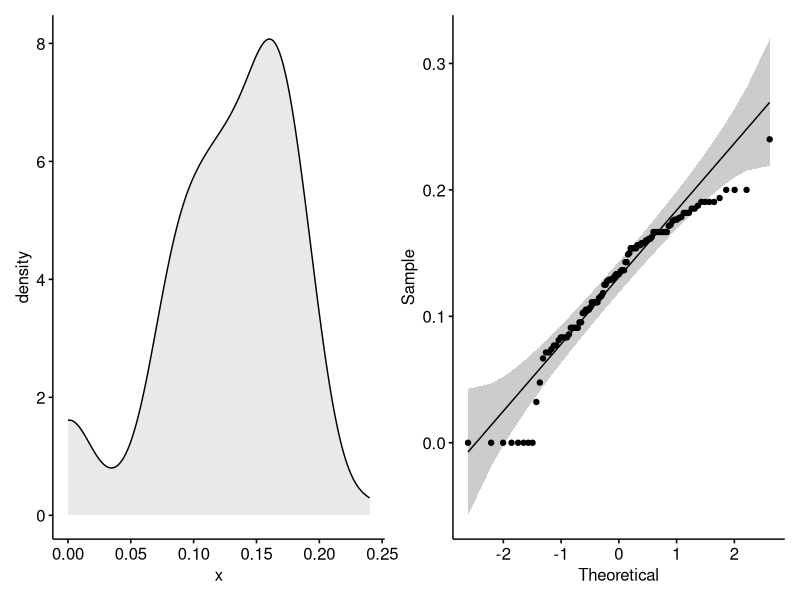

Recreate this plot in R. (Note: this script raises an error after producing the figure.)
## ---- chunk 1
library(tidyverse)
library(cowplot)
library(patchwork)
library(rstatix)
library(ggpubr)
library(vcd)

theme_set(
  theme_minimal_hgrid(10)
)

palette <- c("#cb001c", "#ffc107", "#0071b3", "#2f9171")
## ---- chunk 2
df <- read_csv("../../data_collection/data/labelled/masters_data_programs_india_usa.csv")
df <- df %>%
  rename(
    D1 = `Data Gathering, Preparation and Exploration`,
    D2 = `Data Representation and Transformation`,
    D3 = `Computing with Data`,
    D4 = `Data Modeling`,
    D5 = `Data Visualization and Presentation`,
    D6 = `Science about Data Science`,
    D7 = `Not determinable`
  ) %>%
  select(
    id,
    type,
    subject,
    dept_cat,
    country,
    national_rank_qs,
    D1, D2, D3, D4, D5, D6,
    gds_score,
    band
  )
attach(df)

head(df)
## ---- chunk 3
# testing for normality

p1 <- ggdensity(D1, fill = "lightgray")
p2 <- ggqqplot(D1)
p1 + p2

df %>%
  shapiro_test(D1, D2, D3, D4, D5, D6, gds_score)

## ---- chunk 4

test_means <- df %>% 
  wilcox_test(D1 ~ country) %>%
  add_significance() %>% 
  add_xy_position(x = "country")

eff_size <- df %>%
  wilcox_effsize(D1 ~ country)

p1 <- ggviolin(df, x = "country", y = "D1",
                fill = "country", palette=palette,
                add = "boxplot", add.params = list(fill = "white")) +
  stat_pvalue_manual(test_means, tip.length=0.01) + 
  labs(title = "A. Data Gathering, Preparation and Exploration",
       subtitle = paste(get_test_label(test_means,  detailed = FALSE, type="text"),
                        ", Effect size =", eff_size$magnitude),
       x = "",
       y = "Proportion") +
  theme(
    legend.position = "none",
    axis.title = element_text(size = 10),
    text = element_text(size = 8)
  )

test_means <- df %>% 
  wilcox_test(D2 ~ country) %>%
  add_significance() %>% 
  add_xy_position(x = "country")

eff_size <- df %>%
  wilcox_effsize(D2 ~ country)

p2 <- ggviolin(df, x = "country", y = "D2",
                fill = "country", palette=palette,
                add = "boxplot", add.params = list(fill = "white")) +
  stat_pvalue_manual(test_means, tip.length=0.01) + 
  labs(title = "B. Data Representation and Transformation",
       subtitle = paste(get_test_label(test_means,  detailed = FALSE, type="text"),
                        ", Effect size =", eff_size$magnitude),
       x = "",
       y = "Proportion") +
  theme(
    legend.position = "none",
    axis.title = element_text(size = 10),
    text = element_text(size = 8)
  )

test_means <- df %>% 
  wilcox_test(D3 ~ country) %>%
  add_significance() %>% 
  add_xy_position(x = "country")

eff_size <- df %>%
  wilcox_effsize(D3 ~ country)

p3 <- ggviolin(df, x = "country", y = "D3",
                fill = "country", palette=palette,
                add = "boxplot", add.params = list(fill = "white")) +
  stat_pvalue_manual(test_means, tip.length=0.01) + 
  labs(title = "C. Computing with Data",
       subtitle = paste(get_test_label(test_means,  detailed = FALSE, type="text"),
                        ", Effect size =", eff_size$magnitude),
       x = "",
       y = "Proportion") +
  theme(
    legend.position = "none",
    axis.title = element_text(size = 10),
    text = element_text(size = 8)
  )

test_means <- df %>% 
  wilcox_test(D4 ~ country) %>%
  add_significance() %>% 
  add_xy_position(x = "country")

eff_size <- df %>%
  wilcox_effsize(D4 ~ country)

p4 <- ggviolin(df, x = "country", y = "D4",
                fill = "country", palette=palette,
                add = "boxplot", add.params = list(fill = "white")) +
  stat_pvalue_manual(test_means, tip.length=0.01) + 
  labs(title = "D. Data Modeling",
       subtitle = paste(get_test_label(test_means,  detailed = FALSE, type="text"),
                        ", Effect size =", eff_size$magnitude),
       x = "",
       y = "Proportion") +
  theme(
    legend.position = "none",
    axis.title = element_text(size = 10),
    text = element_text(size = 8)
  )

test_means <- df %>% 
  wilcox_test(D5 ~ country) %>%
  add_significance() %>% 
  add_xy_position(x = "country")

eff_size <- df %>%
  wilcox_effsize(D5 ~ country)

p5 <- ggviolin(df, x = "country", y = "D5",
                fill = "country", palette=palette,
                add = "boxplot", add.params = list(fill = "white")) +
  stat_pvalue_manual(test_means, tip.length=0.01) + 
  labs(title = "E. Data Visualization and Presentation",
       subtitle = paste(get_test_label(test_means,  detailed = FALSE, type="text"),
                        ", Effect size =", eff_size$magnitude),
       x = "",
       y = "Proportion") +
  theme(
    legend.position = "none",
    axis.title = element_text(size = 10),
    text = element_text(size = 8)
  )

test_means <- df %>% 
  wilcox_test(D6 ~ country) %>%
  add_significance() %>% 
  add_xy_position(x = "country")

eff_size <- df %>%
  wilcox_effsize(D6 ~ country)

p6 <- ggviolin(df, x = "country", y = "D6",
                fill = "country", palette=palette,
                add = "boxplot", add.params = list(fill = "white")) +
  stat_pvalue_manual(test_means, tip.length=0.01) + 
  labs(title = "F. Science about Data Science",
       subtitle = paste(get_test_label(test_means,  detailed = FALSE, type="text"),
                        ", Effect size =", eff_size$magnitude),
       x = "",
       y = "Proportion") +
  theme(
    legend.position = "none",
    axis.title = element_text(size = 10),
    text = element_text(size = 8)
  )

test_means <- df %>% 
  wilcox_test(gds_score ~ country) %>%
  add_significance() %>% 
  add_xy_position(x = "country")

eff_size <- df %>%
  wilcox_effsize(gds_score ~ country)

p7 <- ggviolin(df, x = "country", y = "gds_score",
                fill = "country", palette=palette,
                add = "boxplot", add.params = list(fill = "white")) +
  stat_pvalue_manual(test_means, tip.length=0.01, hide.ns=TRUE) + 
  labs(title = "G. Aggregated GDS Score",
       subtitle = paste(get_test_label(test_means,  detailed = FALSE, type="text"),
                        ", Effect size =", eff_size$magnitude),
       x = "",
       y = "Standard deviation of GDS scores for programs") +
  theme(
    legend.position = "none",
    axis.title = element_text(size = 10),
    text = element_text(size = 8)
  )

(p1 | p2 | p3) / (p4 | p5 | p6) / (p7)

## ---- chunk 5

temp <- df %>%
  filter(country == "India")

df_dept <- temp %>%
  filter(dept_cat %in% c("Engineering-related", "Management-related", "Data-related")) %>%
  arrange(dept_cat) %>%
  mutate(dept_cat = replace(dept_cat, dept_cat == "Data-related", "Data-related (7%)")) %>%
  mutate(dept_cat = replace(dept_cat, dept_cat == "Management-related", "Management-related (20%)")) %>%
  mutate(dept_cat = replace(dept_cat, dept_cat == "Engineering-related", "Engineering-related (53%)"))

test_means_k <- df_dept %>% 
  kruskal_test(gds_score ~ dept_cat)
test_means_k

eff_size <- df_dept %>%
  kruskal_effsize(gds_score ~ dept_cat)

test_means <- df_dept %>%
  dunn_test(gds_score ~ dept_cat,
                        p.adjust.method = "bonferroni") %>%
  add_xy_position(x = "dept_cat")

test_means
eff_size

p1 <- ggviolin(df_dept, x = "dept_cat", y = "gds_score",
                fill = "dept_cat", palette=palette,
                add = "boxplot", add.params = list(fill = "white")) +
  stat_pvalue_manual(test_means, tip.length=0.01, hide.ns = TRUE) + 
  labs(title = "A. Programs in India",
       subtitle = paste(get_test_label(test_means_k,  detailed = TRUE, type="text"),
                        ", Effect size =", eff_size$magnitude),
       x = "",
       y = "GDS Score") +
  theme(
    legend.position = "none",
    axis.title = element_text(size = 10),
    text = element_text(size = 8)
  )


temp <- df %>%
  filter(country == "USA")

df_dept <- temp %>%
  filter(dept_cat %in% c("Engineering-related", "Management-related", "Data-related")) %>%
  arrange(dept_cat) %>%
  mutate(dept_cat = replace(dept_cat, dept_cat == "Data-related", "Data-related (14%)")) %>%
  mutate(dept_cat = replace(dept_cat, dept_cat == "Management-related", "Management-related (25%)")) %>%
  mutate(dept_cat = replace(dept_cat, dept_cat == "Engineering-related", "Engineering-related (26%)"))

test_means_k <- df_dept %>% 
  kruskal_test(gds_score ~ dept_cat)
test_means_k

eff_size <- df_dept %>%
  kruskal_effsize(gds_score ~ dept_cat)

test_means <- df_dept %>%
  dunn_test(gds_score ~ dept_cat,
                        p.adjust.method = "bonferroni") %>%
  add_xy_position(x = "dept_cat")

test_means
eff_size

p2 <- ggviolin(df_dept, x = "dept_cat", y = "gds_score",
                fill = "dept_cat", palette=palette,
                add = "boxplot", add.params = list(fill = "white")) +
  stat_pvalue_manual(test_means, tip.length=0.01, hide.ns = TRUE) + 
  labs(title = "B. Programs in USA",
       subtitle = paste(get_test_label(test_means_k,  detailed = TRUE, type="text"),
                        ", Effect size =", eff_size$magnitude),
       x = "",
       y = "GDS Score") +
  theme(
    legend.position = "none",
    axis.title = element_text(size = 10),
    text = element_text(size = 8)
  )

p1 / p2

## ---- chunk 6

count(temp, dept_cat)


## ---- chunk 7

temp <- df %>%
  filter(country == "India")

df_sub <- temp %>%
  filter(subject %in% c("Data Science", "Business Analytics", "Analytics", "Artificial Intelligence")) %>%
  arrange(subject) %>%
  mutate(subject = replace(subject, subject == "Data Science", "Data Science (20%)")) %>%
  mutate(subject = replace(subject, subject == "Business Analytics", "Business Analytics (20%)")) %>%
  mutate(subject = replace(subject, subject == "Analytics", "Analytics (17%)")) %>%
  mutate(subject = replace(subject, subject == "Artificial Intelligence", "Artificial Intelligence (23%)"))

test_means_k <- df_sub %>% 
  kruskal_test(gds_score ~ subject)
test_means_k

eff_size <- df_sub %>%
  kruskal_effsize(gds_score ~ subject)

test_means <- df_sub %>%
  dunn_test(gds_score ~ subject,
                        p.adjust.method = "bonferroni") %>%
  add_xy_position(x = "subject")

test_means
eff_size

p1 <- ggviolin(df_sub, x = "subject", y = "gds_score",
                fill = "subject", palette=palette,
                add = "boxplot", add.params = list(fill = "white")) +
  stat_pvalue_manual(test_means, tip.length=0.01, hide.ns = TRUE) + 
  labs(title = "A. Programs in India",
       subtitle = paste(get_test_label(test_means_k,  detailed = TRUE, type="text"),
                        ", Effect size =", eff_size$magnitude),
       x = "",
       y = "GDS Score") +
  theme(
    legend.position = "none",
    axis.title = element_text(size = 10),
    text = element_text(size = 8)
  )


temp <- df %>%
  filter(country == "USA")

df_sub <- temp %>%
  filter(subject %in% c("Data Science", "Business Analytics", "Analytics", "Artificial Intelligence")) %>%
  arrange(subject) %>%
  mutate(subject = replace(subject, subject == "Data Science", "Data Science (37%)")) %>%
  mutate(subject = replace(subject, subject == "Business Analytics", "Business Analytics (23%)")) %>%
  mutate(subject = replace(subject, subject == "Analytics", "Analytics (23%)")) %>%
  mutate(subject = replace(subject, subject == "Artificial Intelligence", "Artificial Intelligence (7%)"))

test_means_k <- df_sub %>% 
  kruskal_test(gds_score ~ subject)
test_means_k

eff_size <- df_sub %>%
  kruskal_effsize(gds_score ~ subject)

test_means <- df_sub %>%
  dunn_test(gds_score ~ subject,
                        p.adjust.method = "bonferroni") %>%
  add_xy_position(x = "subject")

test_means
eff_size

p2 <- ggviolin(df_sub, x = "subject", y = "gds_score",
                fill = "subject", palette=palette,
                add = "boxplot", add.params = list(fill = "white")) +
  stat_pvalue_manual(test_means, tip.length=0.01, hide.ns = TRUE) + 
  labs(title = "B. Programs in USA",
       subtitle = paste(get_test_label(test_means_k,  detailed = TRUE, type="text"),
                        ", Effect size =", eff_size$magnitude),
       x = "",
       y = "GDS Score") +
  theme(
    legend.position = "none",
    axis.title = element_text(size = 10),
    text = element_text(size = 8)
  )

(p1 / p2)

## ---- chunk 8

test_means <- df %>% 
  wilcox_test(D1 ~ type) %>%
  add_significance() %>% 
  add_xy_position(x = "type")

eff_size <- df %>%
  wilcox_effsize(D1 ~ type)

p1 <- ggviolin(df, x = "type", y = "D1",
                fill = "type", palette=palette,
                add = "boxplot", add.params = list(fill = "white")) +
  stat_pvalue_manual(test_means, tip.length=0.01, hide.ns=TRUE) + 
  labs(title = "A. Data Gathering, Preparation and Exploration",
       subtitle = paste(get_test_label(test_means,  detailed = FALSE, type="text"),
                        ", Effect size =", eff_size$magnitude),
       x = "",
       y = "Proportion") +
  theme(
    legend.position = "none",
    axis.title = element_text(size = 10),
    text = element_text(size = 8)
  )

test_means <- df %>% 
  wilcox_test(D2 ~ type) %>%
  add_significance() %>% 
  add_xy_position(x = "type")

eff_size <- df %>%
  wilcox_effsize(D2 ~ type)

p2 <- ggviolin(df, x = "type", y = "D2",
                fill = "type", palette=palette,
                add = "boxplot", add.params = list(fill = "white")) +
  stat_pvalue_manual(test_means, tip.length=0.01, hide.ns=TRUE) + 
  labs(title = "B. Data Representation and Transformation",
       subtitle = paste(get_test_label(test_means,  detailed = FALSE, type="text"),
                        ", Effect size =", eff_size$magnitude),
       x = "",
       y = "Proportion") +
  theme(
    legend.position = "none",
    axis.title = element_text(size = 10),
    text = element_text(size = 8)
  )

test_means <- df %>% 
  wilcox_test(D3 ~ type) %>%
  add_significance() %>% 
  add_xy_position(x = "type")

eff_size <- df %>%
  wilcox_effsize(D3 ~ type)

p3 <- ggviolin(df, x = "type", y = "D3",
                fill = "type", palette=palette,
                add = "boxplot", add.params = list(fill = "white")) +
  stat_pvalue_manual(test_means, tip.length=0.01, hide.ns=TRUE) + 
  labs(title = "C. Computing with Data",
       subtitle = paste(get_test_label(test_means,  detailed = FALSE, type="text"),
                        ", Effect size =", eff_size$magnitude),
       x = "",
       y = "Proportion") +
  theme(
    legend.position = "none",
    axis.title = element_text(size = 10),
    text = element_text(size = 8)
  )

test_means <- df %>% 
  wilcox_test(D4 ~ type) %>%
  add_significance() %>% 
  add_xy_position(x = "type")

eff_size <- df %>%
  wilcox_effsize(D4 ~ type)

p4 <- ggviolin(df, x = "type", y = "D4",
                fill = "type", palette=palette,
                add = "boxplot", add.params = list(fill = "white")) +
  stat_pvalue_manual(test_means, tip.length=0.01, hide.ns=TRUE) + 
  labs(title = "D. Data Modeling",
       subtitle = paste(get_test_label(test_means,  detailed = FALSE, type="text"),
                        ", Effect size =", eff_size$magnitude),
       x = "",
       y = "Proportion") +
  theme(
    legend.position = "none",
    axis.title = element_text(size = 10),
    text = element_text(size = 8)
  )

test_means <- df %>% 
  wilcox_test(D5 ~ type) %>%
  add_significance() %>% 
  add_xy_position(x = "type")

eff_size <- df %>%
  wilcox_effsize(D5 ~ type)

p5 <- ggviolin(df, x = "type", y = "D5",
                fill = "type", palette=palette,
                add = "boxplot", add.params = list(fill = "white")) +
  stat_pvalue_manual(test_means, tip.length=0.01, hide.ns=TRUE) + 
  labs(title = "E. Data Visualization and Presentation",
       subtitle = paste(get_test_label(test_means,  detailed = FALSE, type="text"),
                        ", Effect size =", eff_size$magnitude),
       x = "",
       y = "Proportion") +
  theme(
    legend.position = "none",
    axis.title = element_text(size = 10),
    text = element_text(size = 8)
  )

test_means <- df %>% 
  wilcox_test(D6 ~ type) %>%
  add_significance() %>% 
  add_xy_position(x = "type")

eff_size <- df %>%
  wilcox_effsize(D6 ~ type)

p6 <- ggviolin(df, x = "type", y = "D6",
                fill = "type", palette=palette,
                add = "boxplot", add.params = list(fill = "white")) +
  stat_pvalue_manual(test_means, tip.length=0.01, hide.ns=TRUE) + 
  labs(title = "F. Science about Data Science",
       subtitle = paste(get_test_label(test_means,  detailed = FALSE, type="text"),
                        ", Effect size =", eff_size$magnitude),
       x = "",
       y = "Proportion") +
  theme(
    legend.position = "none",
    axis.title = element_text(size = 10),
    text = element_text(size = 8)
  )

test_means <- df %>% 
  wilcox_test(gds_score ~ type) %>%
  add_significance() %>% 
  add_xy_position(x = "type")

eff_size <- df %>%
  wilcox_effsize(gds_score ~ type)

p7 <- ggviolin(df, x = "type", y = "gds_score",
                fill = "type", palette=palette,
                add = "boxplot", add.params = list(fill = "white")) +
  stat_pvalue_manual(test_means, tip.length=0.01, hide.ns=TRUE) + 
  labs(title = "G. Aggregated GDS Score",
       subtitle = paste(get_test_label(test_means,  detailed = FALSE, type="text"),
                        ", Effect size =", eff_size$magnitude),
       x = "",
       y = "Standard deviation of GDS scores for programs") +
  theme(
    legend.position = "none",
    axis.title = element_text(size = 10),
    text = element_text(size = 8)
  )

(p1 | p2 | p3) / (p4 | p5 | p6) / (p7)

## ---- chunk 9

ggdotchart(df, x = "id", y = "gds_score",
           color = "country",                               
           palette = c(palette[1], palette[3]), 
           sorting = "ascending",                      
           rotate = TRUE,                                
           dot.size = 3,                                
           y.text.col = TRUE,                            
           ggtheme = theme_pubr()       
           )+
  theme_cleveland()

## ---- chunk 10

# contingency table
cont_table <- table(df_sub$country, df_sub$subject)
# chi square test of independence
chisq_test(cont_table)

# contingency table
cont_table <- table(df_dept$country, df_dept$dept_cat)
# chi square test of independence
chisq_test(cont_table)

# contingency table
cont_table <- table(df$country, df$type)
# chi square test of independence
cont_table
chisq_test(cont_table)

# contingency table
cont_table <- table(df$country, df$type)
# chi square test of independence
cont_table
chisq_test(cont_table)

## ---- chunk 11

ggdensity(df, x = "gds_score",
   add = "mean", rug = TRUE,
   color = "country", fill = "country",
   palette = palette) + 
  labs(title = "",
       x = "GDS Score",
       y = "Density") +
  theme(
    axis.title = element_text(size = 10),
    text = element_text(size = 10)
  )



## ---- chunk 12

ggplot(df, aes(x = country, fill = type)) + 
  geom_bar(color = "black") +
  scale_fill_manual(values = palette) +
  scale_y_continuous(expand = expansion(mult = c(0, 0.1))) +
  guides(fill = guide_legend(title = "Type of university")) +
  labs(title = "",
       x = "Country",
       y = "Number of programs") +
  theme(
    axis.title = element_text(size = 10),
    text = element_text(size = 8)
  )

